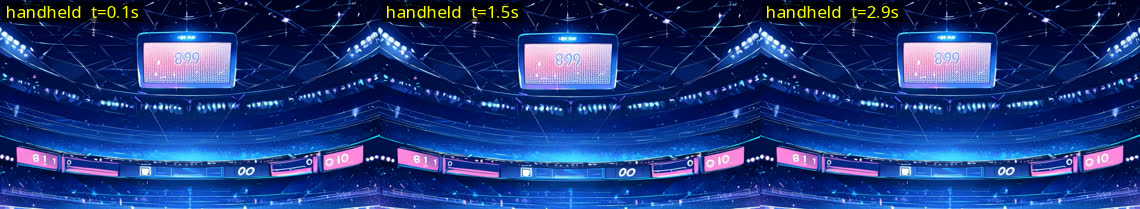
#> input picture studio/samples/cameras/handheld.jpg, 1140 x 209 px
$ python anglemeasure.py ../samples/cameras/handheld.jpg
#> lines starting #> are read from the running program, lines starting #| are printed output that depends on the picture
#!/usr/bin/env python3
"""What angle is the camera at?  Measured from the picture, not from the prose.

The studio can already say what the camera DID (cammeasure).  This says where the camera
IS: below eye level looking up, at eye level, or above looking down.  A low angle is one
of the oldest things a director asks for and, like every camera word, the engines treat it
as a suggestion - so it needs a ruler before it can be promised.

HOW.  A real camera tilted up makes the world's vertical lines converge upward: door
frames, poles, walls and tree trunks all lean toward a vanishing point above the frame.
Tilted down, they converge below.  At eye level they stay parallel.  So:

  1. edges (Canny) -> long line segments (Hough)
  2. keep the near-vertical ones (within VERT_DEG of vertical)
  3. find the point closest to all their infinite lines (weighted least squares)
  4. that point is the vertical vanishing point; where it sits relative to the frame is
     the pitch

  vanishing point above the frame -> looking UP   (a low angle)
  below the frame                 -> looking DOWN (a high angle)
  far away in either direction     -> parallel verticals, eye level

REPORTED as `pitch`: 0 at eye level, positive looking up, negative looking down, and as a
word.  Calibrated against synthetic keystones of a known amount - see keystone().

    python3 anglemeasure.py picture.png
    from anglemeasure import measure, note
"""
import math
import os
import subprocess
import sys

import cv2
import numpy as np

VERT_DEG = 28.0        # a "vertical" line may lean this far and still count
MIN_LINES = 6
# Set from the population, not from theory: 102 readings over every plate and picked take
# on this box have quartiles 0.00 and +0.80 and a median of +0.39.  A street photographed at
# chest height converges upward whether or not anyone asked it to.
EYE_UP = 0.50          # below this, upward convergence is just photography
EYE_DOWN = -0.15       # downward is rare, so it takes less of it to mean something
STEEP_UP = 1.10        # the top tenth of the population
STEEP_DOWN = -0.55
EYE_LEVEL = EYE_UP     # kept: older callers read this name


# [12 lines left out: function _first_frame, not called in this run]


def _gray(src):
#> called with src = '../samples/cameras/handheld.jpg'
    if isinstance(src, np.ndarray):
        im = src
    else:
        im = cv2.imread(src, cv2.IMREAD_COLOR)
#> im is the input picture: shape (209, 1140, 3); mean B, G, R 122.7, 57.4, 31.6
        if im is None:
            im = _first_frame(src)
    if im is None:
        return None
    if im.ndim == 3:
        im = cv2.cvtColor(im, cv2.COLOR_BGR2GRAY)
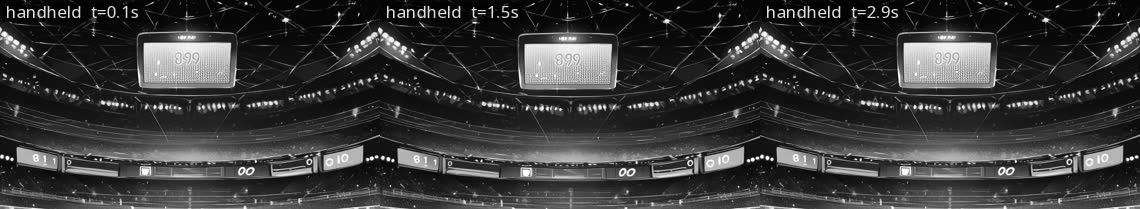
#> im: shape (209, 1140); min 0, max 255, mean 57.1
    return im


def vertical_lines(g):
    """long near-vertical segments as (x1, y1, x2, y2, length, lean), longest first"""
    h, w = g.shape
#> h = 209; w = 1140
    scale = 900.0 / max(h, w)
#> scale = 0.789
    if scale < 1.0:
        g = cv2.resize(g, (int(w * scale), int(h * scale)), interpolation=cv2.INTER_AREA)
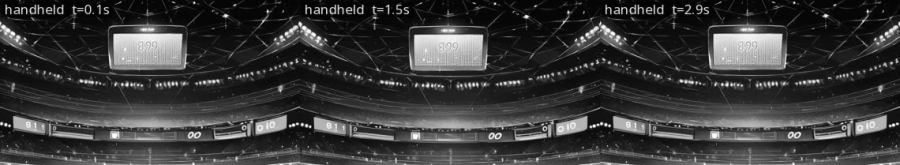
#> g: shape (165, 900); min 0, max 254, mean 57.1
        h, w = g.shape
#> h = 165; w = 900
    g = cv2.GaussianBlur(g, (3, 3), 0)
    edges = cv2.Canny(g, 60, 180, apertureSize=3)
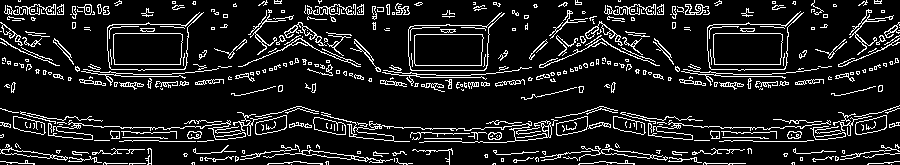
#> edges: shape (165, 900); 11.6% white in thin lines or dots
    segs = cv2.HoughLinesP(edges, 1, np.pi / 360, threshold=60,
                           minLineLength=int(h * 0.12), maxLineGap=int(h * 0.02))
#> segs = 135 rows, first 6: [731, 132, 769, 132], [120, 127, 163, 127], [394, 127, 420, 127], [685, 14, 708, 14], [785, 126, 804, 126], [715, 33, 780, 33]
    out = []
    if segs is None:
        return out, (w, h)
    for x1, y1, x2, y2 in np.asarray(segs).reshape(-1, 4):
        dx, dy = float(x2 - x1), float(y2 - y1)
        if abs(dy) < 1e-6:
            continue
        lean = abs(math.degrees(math.atan2(dx, dy)))
        lean = min(lean, 180 - lean)
        if lean <= VERT_DEG:
            out.append((float(x1), float(y1), float(x2), float(y2), math.hypot(dx, dy), lean))
#> this loop made 135 passes
#> (x1, y1, x2, y2, dx, dy) on passes 1 to 12: (731, 132, 769, 132, 38, 0), (120, 127, 163, 127, 43, 0), (394, 127, 420, 127, 26, 0), (685, 14, 708, 14, 23, 0), (785, 126, 804, 126, 19, 0), (715, 33, 780, 33, 65, 0), (709, 64, 786, 64, 77, 0), (711, 69, 784, 69, 73, 0), (421, 128, 464, 128, 43, 0), (795, 83, 814, 83, 19, 0), (103, 163, 151, 163, 48, 0), (529, 125, 556, 125, 27, 0)
#> (x1, y1, x2, y2, dx, dy, lean) on passes 15, 23, 26, 27, 28, 32: (626, 115, 655, 121, 29, 6, 78.31), (356, 137, 383, 139, 27, 2, 85.76), (712, 136, 768, 138, 56, 2, 87.95), (469, 87, 489, 84, 20, -3, 81.47), (647, 158, 666, 159, 19, 1, 86.99), (583, 64, 617, 63, 34, -1, 88.32)
#> after the loop, out = []
    out.sort(key=lambda s: -s[4])
    return out, (w, h)


# [64 lines left out: functions _inter, _lines, vanishing_point, not called in this run]


def measure(src):
    """-> {pitch, angle, vy, lines, agreement, confidence}

    pitch: 0 at eye level, positive looking up (a low angle), negative looking down."""
    g = _gray(src)
    if g is None:
        return {"error": "could not read %s" % src, "pitch": 0.0,
                "angle": "eye level", "confidence": "none"}
    segs, (w, h) = vertical_lines(g)
#> segs = []; w = 900; h = 165
    if len(segs) < MIN_LINES:
        return {"error": "not enough vertical lines (%d)" % len(segs), "lines": len(segs),
                "pitch": 0.0, "angle": "eye level", "confidence": "none"}
    vp, agree, frac = vanishing_point(segs, (w, h))
    if vp is None:
        return {"error": "no vanishing point", "lines": len(segs), "pitch": 0.0,
                "angle": "eye level", "confidence": "none"}
    vy = (vp[1] - h / 2.0) / h              # frame heights from the centre; negative = above
    # verticals that meet a long way off are parallel: that is eye level, not a steep angle
    pitch = 0.0 if abs(vy) < 0.35 else -1.0 / vy
    pitch = max(-3.0, min(3.0, pitch))
    conf = "high" if (len(segs) >= 12 and agree < 0.012 and frac >= 0.55) else (
        "low" if (agree > 0.03 or frac < 0.35 or len(segs) < 9) else "medium")
    return {"pitch": round(pitch, 3), "vy": round(vy, 3), "lines": len(segs),
            "inliers": round(frac, 2), "agreement": round(agree, 4), "confidence": conf,
            "angle": describe(pitch, conf), "size": [w, h]}


# [32 lines left out: functions describe, describe_change, not called in this run]


def note(m):
    if not m:
        return None
    if m.get("confidence") == "none":
        return None
    n = "angle: %s (pitch %+.2f)" % (m.get("angle"), m.get("pitch", 0.0))
    if m.get("confidence") == "low":
        n += " (uncertain)"
    return n


# [21 lines left out: function keystone, not called in this run]


if __name__ == "__main__":
    for p in sys.argv[1:]:
        m = measure(p)
#> m = {'error': 'not enough vertical lines (0)', 'lines': 0, 'pitch': 0, 'angle': 'eye level', 'confidence': 'none'}
        print("%-52s %-30s %-6s lines=%d" % (os.path.basename(p)[:52],
                                             note(m) or m.get("error"),
                                             m.get("confidence"), m.get("lines", 0)))
#| handheld.jpg                                         not enough vertical lines (0)  none   lines=0

$ run again, on studio/samples/cameras/orbit_prompted.jpg
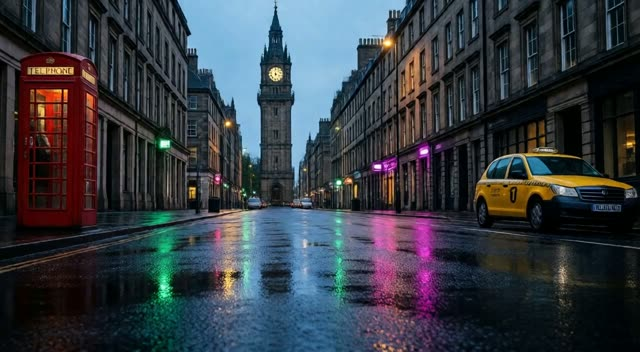
#> input picture studio/samples/cameras/orbit_prompted.jpg, 640 x 352 px
#> in _gray, im is the input picture: shape (352, 640, 3); mean B, G, R 67.1, 59.8, 53.9
#> in _gray, `im = cv2.cvtColor(im, cv2.COLOR_BGR2GRAY)`:
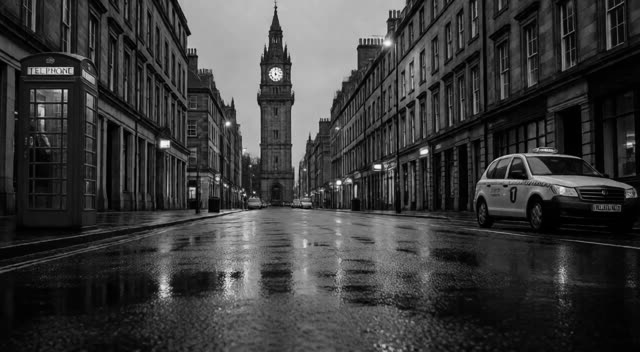
#> im: shape (352, 640); min 0, max 247, mean 58.8
#> in vertical_lines, `edges = cv2.Canny(g, 60, 180, apertureSize=3)`:
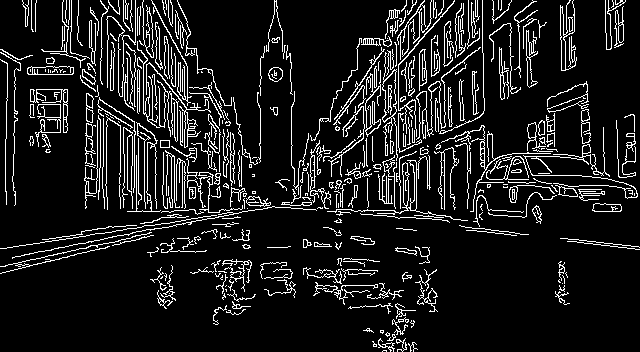
#> edges: shape (352, 640); 11.1% white in thin lines or dots
#> in vertical_lines, `segs = cv2.HoughLinesP(edges, 1, np.pi / 360, threshold=60, minLineLen..`: segs = 175 rows, first 6: [5, 248, 232, 212], [481, 165, 530, 156], [0, 266, 149, 233], [100, 0, 188, 109], [135, 42, 135, 0], [119, 177, 198, 188]
#> the loop in vertical_lines, `for x1, y1, x2, y2 in np.asarray(segs).reshape(-1, 4):` made 175 passes
#> (x1, y1, x2, y2, dx, dy, lean) on passes 1 to 3: (5, 248, 232, 212, 227, -36, 80.99), (481, 165, 530, 156, 49, -9, 79.59), (0, 266, 149, 233, 149, -33, 77.51)
#> after the loop in vertical_lines, `for x1, y1, x2, y2 in np.asarray(segs).reshape(-1, 4):`: out = 17 items, first 6: (135, 42, 135, 0, 42, 0), (444, 220, 444, 150, 70, 0), (398, 121, 401, 217, 96.05, 1.79), (427, 146, 427, 188, 42, 0), (5, 191, 6, 98, 93.01, 0.616), (385, 203, 387, 144, 59.03, 1.94)
#> in measure, `segs, (w, h) = vertical_lines(g)`: segs = 17 items, first 6: (398, 121, 401, 217, 96.05, 1.79), (5, 191, 6, 98, 93.01, 0.616), (444, 220, 444, 150, 70, 0), (86, 162, 86, 93, 69, 0), (14, 70, 14, 132, 62, 0), (385, 203, 387, 144, 59.03, 1.94); w = 640; h = 352
#> the loop in _lines, `for x1, y1, x2, y2, ln, lean in segs:` made 17 passes
#> after the loop in _lines, `for x1, y1, x2, y2, ln, lean in segs:`: out = 17 items, first 6: (-1, 0.0312, -394, 96.05), (1, 0.0108, 7.05, 93.01), (1, 0, 444, 70), (1, 0, 86, 69), (-1, 0, -14, 62), (0.999, 0.0339, 391.7, 59.03)
#> L has the same summary as out in _lines
#> in vanishing_point, `n = len(L)`: n = 17
#| orbit_prompted.jpg                                   no vanishing point             none   lines=17

$ run again, on studio/samples/cameras/pan_r.jpg
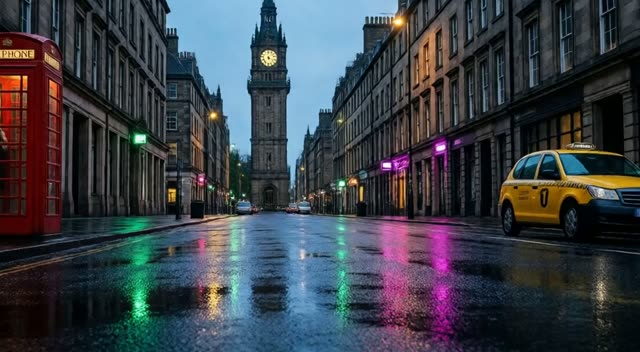
#> input picture studio/samples/cameras/pan_r.jpg, 640 x 352 px
#> in _gray, im is the input picture: shape (352, 640, 3); mean B, G, R 72, 64.5, 59.2
#> in _gray, `im = cv2.cvtColor(im, cv2.COLOR_BGR2GRAY)`:
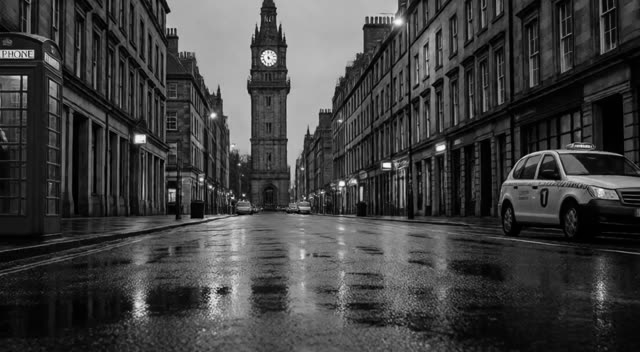
#> im: shape (352, 640); min 0, max 250, mean 63.8
#> in vertical_lines, `edges = cv2.Canny(g, 60, 180, apertureSize=3)`:
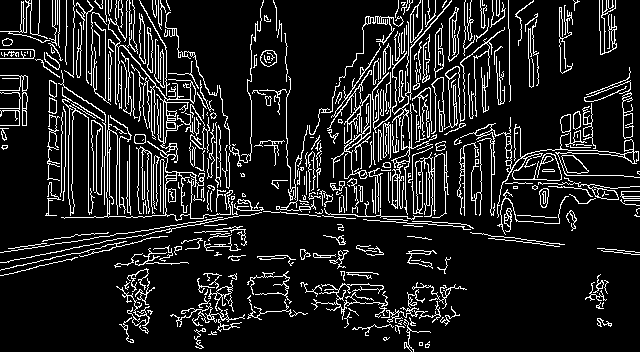
#> edges: shape (352, 640); 12.6% white in thin lines or dots
#> in vertical_lines, `segs = cv2.HoughLinesP(edges, 1, np.pi / 360, threshold=60, minLineLen..`: segs = 219 rows, first 6: [152, 232, 267, 211], [0, 262, 132, 236], [1, 252, 222, 217], [342, 154, 508, 25], [138, 182, 207, 178], [344, 173, 434, 165]
#> the loop in vertical_lines, `for x1, y1, x2, y2 in np.asarray(segs).reshape(-1, 4):` made 219 passes
#> (x1, y1, x2, y2, dx, dy, lean) on passes 1 to 3: (152, 232, 267, 211, 115, -21, 79.65), (0, 262, 132, 236, 132, -26, 78.86), (1, 252, 222, 217, 221, -35, 81)
#> after the loop in vertical_lines, `for x1, y1, x2, y2 in np.asarray(segs).reshape(-1, 4):`: out = 27 items, first 6: (128, 131, 129, 204, 73.01, 0.785), (464, 125, 464, 73, 52, 0), (142, 199, 143, 143, 56.01, 1.02), (65, 166, 65, 96, 70, 0), (286, 156, 286, 91, 65, 0), (151, 131, 152, 40, 91.01, 0.63)
#> in measure, `segs, (w, h) = vertical_lines(g)`: segs = 27 items, first 6: (48, 213, 49, 82, 131, 0.437), (128, 104, 129, 0, 104, 0.551), (160, 154, 160, 52, 102, 0), (151, 131, 152, 40, 91.01, 0.63), (190, 162, 190, 73, 89, 0), (163, 130, 163, 53, 77, 0); w = 640; h = 352
#> the loop in _lines, `for x1, y1, x2, y2, ln, lean in segs:` made 27 passes
#> after the loop in _lines, `for x1, y1, x2, y2, ln, lean in segs:`: out = 27 items, first 6: (1, 0.00763, 49.62, 131), (1, 0.00961, 129, 104), (1, 0, 160, 102), (1, 0.011, 152.4, 91.01), (1, 0, 190, 89), (1, 0, 163, 77)
#> L has the same summary as out in _lines
#> in vanishing_point, `n = len(L)`: n = 27
#| pan_r.jpg                                            angle: eye level (pitch +0.35) (uncertain) low    lines=27
